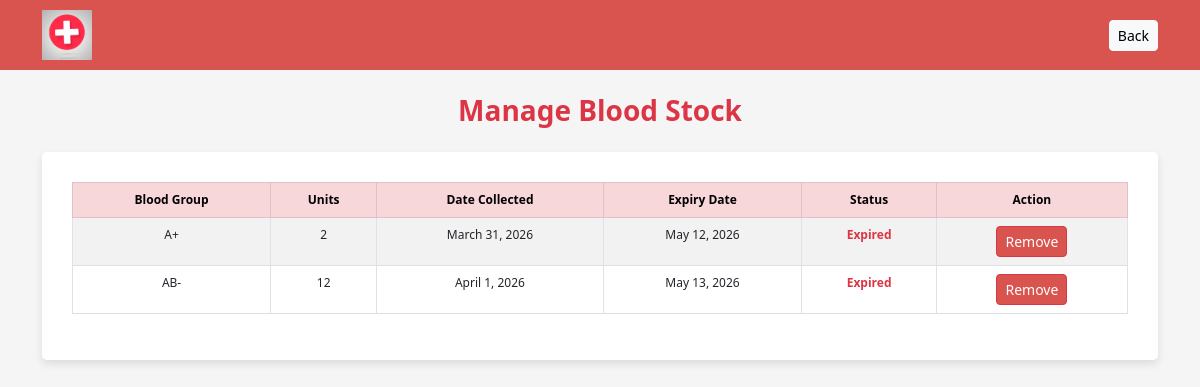
The page /donationapp/manage-stock/ on the database its author committed.
### donationapp/models.py (models this page shows, shortened)
class BloodStock(models.Model):
    blood_group = models.CharField(max_length=5, choices=BloodGroupChoices.choices)
    units = models.PositiveIntegerField(
        default=0,
        validators=[MinValueValidator(0)]
    )
    date_collected = models.DateField()
    created_at = models.DateTimeField(auto_now_add=True)
    updated_at = models.DateTimeField(auto_now=True)
    class Meta:
        verbose_name_plural = "Blood Stock"
        indexes = [
            models.Index(fields=['blood_group']),
            models.Index(fields=['date_collected']),
        ]
        unique_together = ['blood_group', 'date_collected']
    @property
    def expiry_date(self) -> date:
        return self.date_collected + timedelta(days=42)
    def is_expired(self) -> bool:
        return date.today() > self.expiry_date

### donationapp/views.py (the view)
# urls.py: path('manage-stock/', views.manage_stock, name='manage_stock'),
def manage_stock(request):
    stocks = BloodStock.objects.all()
    return render(request, 'donationapp/managestock.html', {'stocks': stocks})

### templates/donationapp/managestock.html (shortened to what this page needs)
<!DOCTYPE html>
<html lang="en">
<head>
  {% load static %}
  <link href="https://cdn.jsdelivr.net/npm/bootstrap@5.3.0/dist/css/bootstrap.min.css" rel="stylesheet">
</head>
<body>
  <header>
    <div class="container d-flex align-items-center justify-content-between">
      <a href="{% url 'home' %}">
        <img src="{% static 'img/image/b12.jpg' %}" alt="Logo" height="50" width="50">
      </a>
      <nav class="nav ms-auto d-flex gap-2">
        <a class="btn btn-light btn-sm" href="{% url 'dashboard' %}">Back</a>
      </nav>
    </div>
  </header>
  <div class="container my-4">
    <h3 class="text-center text-danger mb-4">Manage Blood Stock</h3>
    <div class="table-box mx-auto">
      <table class="table table-bordered table-striped text-center">
        <thead class="table-danger">
          <tr>
            <th>Blood Group</th>
            <th>Units</th>
            <th>Date Collected</th>
            <th>Expiry Date</th>
            <th>Status</th>
            <th>Action</th>
          </tr>
        </thead>
        <tbody>
          {% for stock in stocks %}
          <tr>
            <td>{{ stock.blood_group }}</td>
            <td>{{ stock.units }}</td>
            <td>{{ stock.date_collected }}</td>
            <td>{{ stock.expiry_date }}</td>
            <td>
              {% if stock.is_expired %}
                <span class="text-danger fw-bold">Expired</span>
              {% else %}
                <span class="text-success fw-bold">Valid</span>
              {% endif %}
            </td>
            <td>
              {% if stock.is_expired %}
                <a href="{% url 'delete_expired_stock' stock.id %}" class="btn btn-sm btn-danger">Remove</a>
              {% else %}
                <span class="text-muted">-</span>
              {% endif %}
            </td>
          </tr>
          {% empty %}
          <tr>
            <td colspan="6" class="text-muted">No blood stock records found.</td>
          </tr>
          {% endfor %}
        </tbody>
      </table>
    </div>
  </div>
</body>
</html>

### templates/donationapp/managestock.html (style rules this page uses)
body { background-color: #f5f5f5; font-size: 12px; }
header { background-color: #d9534f; padding: 10px 0; }
.table-box { background-color: #fff; padding: 30px; border-radius: 5px; box-shadow: 0 4px 8px rgba(0, 0, 0, 0.1); }
.btn-danger { background-color: #d9534f; color: white; }
h3 { font-weight: 600; }

### rows shown on the page
BloodStock: blood_group "A+", units "2", date_collected "March 31, 2026", expiry_date "May 12, 2026", shows "Expired", shows "Remove"
BloodStock: blood_group "AB-", units "12", date_collected "April 1, 2026", expiry_date "May 13, 2026", shows "Expired", shows "Remove"
